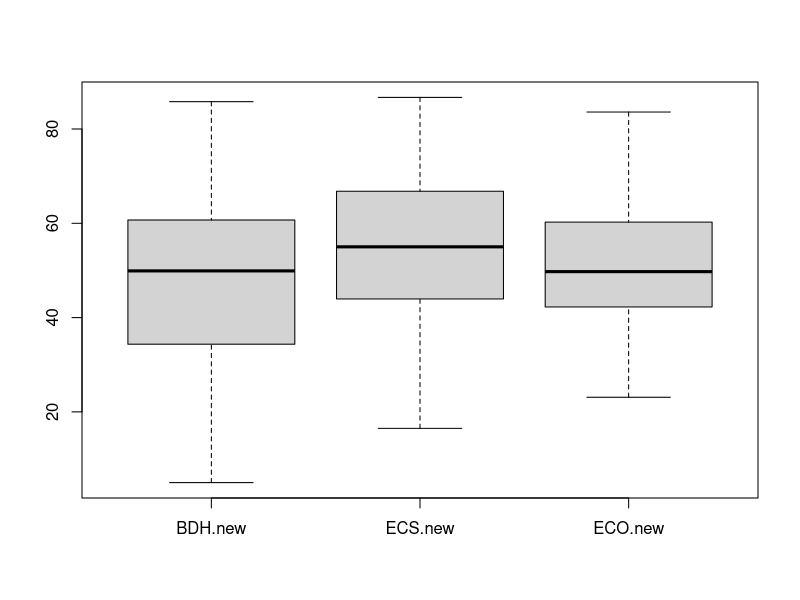
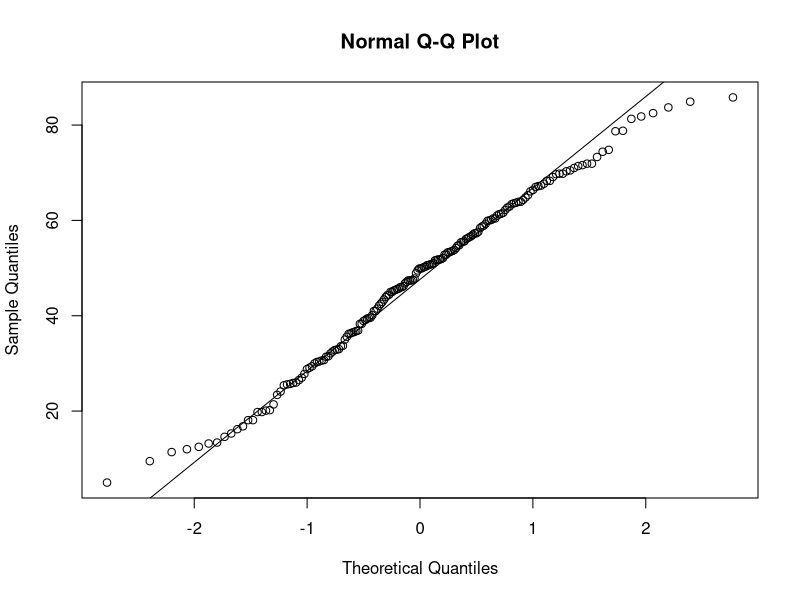
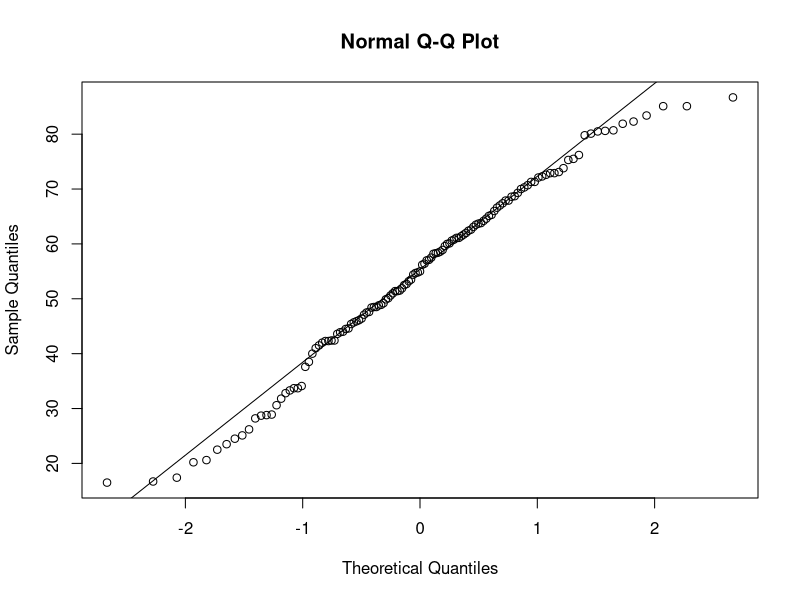
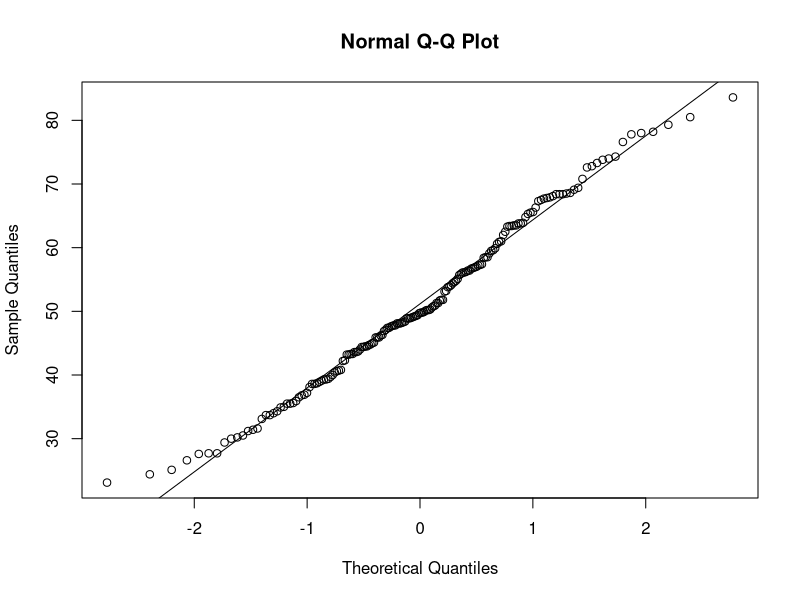
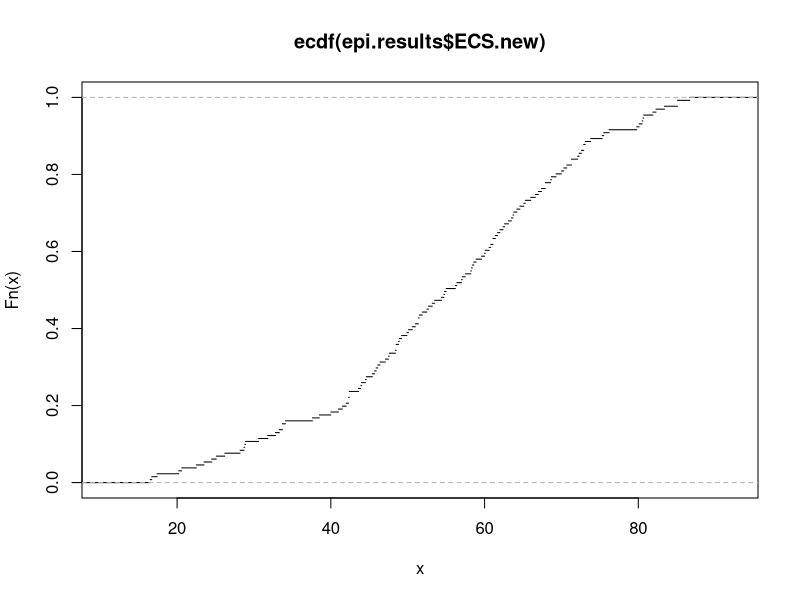
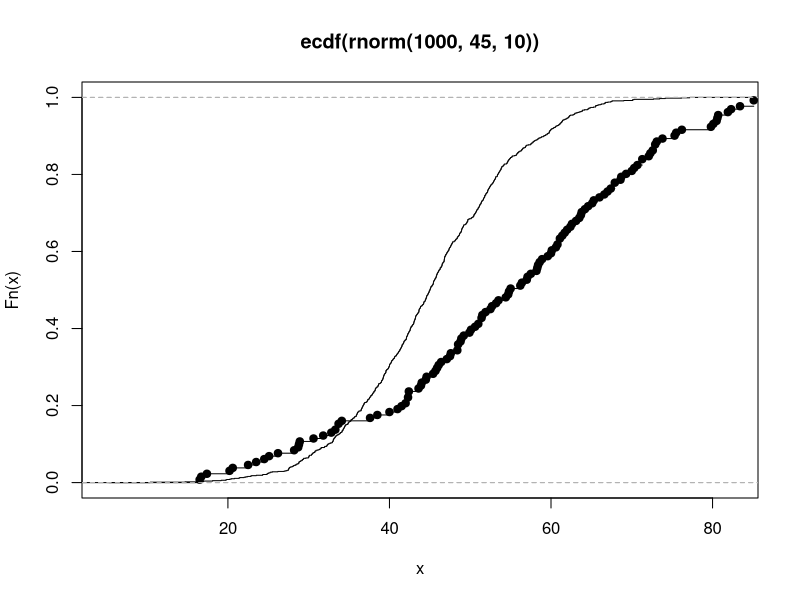
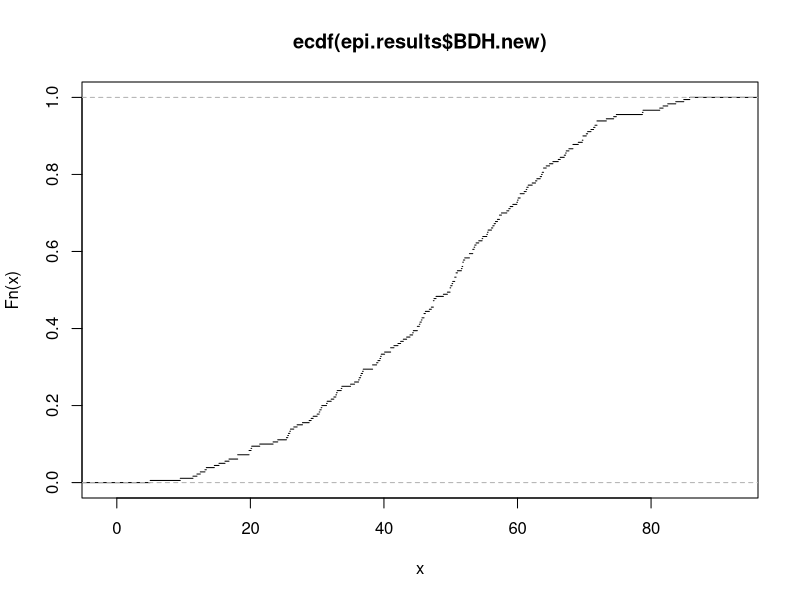
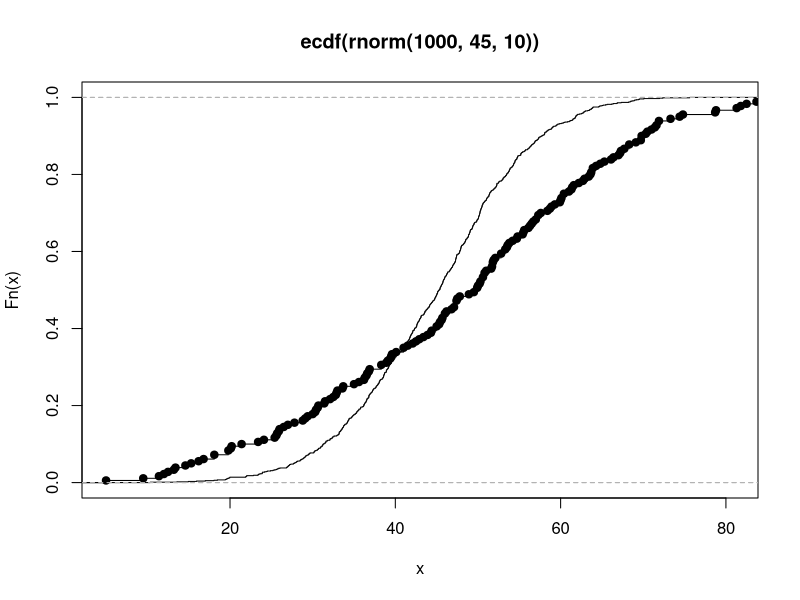

These charts were generated, in order, by the following R code: (Note: this script raises an error after producing the figures.)
####### Data Analytics Fall 2024 Lab 02 ######

library(ggplot2)

### set working directory
setwd("/Users/henryliu/Documents/GitHub/DataAnalytics2024_Henry_Liu/lab02/")

### read in data
epi.results <- read.csv("epi2024results06022024.csv", header=TRUE)
epi.weights <- read.csv("epi2024weights.csv")

View(epi.results)
View(epi.weights)

### Boxplot comparing 3 variables (BDH, ECS, ECO)
boxplot(epi.results$BDH.new, epi.results$ECS.new, epi.results$ECO.new, names=c("BDH.new","ECS.new", "ECO.new"))

### Q-Q plots for 3 variables compared to some known distribution
# Q-Q Plot for BDH against a normal distribution
qqnorm(epi.results$BDH.new)
qqline(epi.results$BDH.new)

# Q-Q Plot for ECS against a normal distribution
qqnorm(epi.results$ECS.new)
qqline(epi.results$ECS.new)

# Q-Q Plot for ECO against a normal distribution
qqnorm(epi.results$ECO.new)
qqline(epi.results$ECO.new)

# Cumulative Density Functions for BDH, ECS, ECO
plot(ecdf(epi.results$ECS.new), do.points=FALSE)
plot(ecdf(rnorm(1000, 45, 10)), do.points=FALSE) # ecdf of normal distr with mean=45, sd= 10
lines(ecdf(epi.results$ECS.new))

plot(ecdf(epi.results$BDH.new), do.points=FALSE)
plot(ecdf(rnorm(1000, 45, 10)), do.points=FALSE) # ecdf of normal distr with mean=45, sd= 10
lines(ecdf(epi.results$BDH.new))

plot(ecdf(epi.results$ECO.new), do.points=FALSE)
plot(ecdf(rnorm(1000, 45, 10)), do.points=FALSE) # ecdf of normal distr with mean=45, sd= 10
lines(ecdf(epi.results$ECO.new))

# Q-Q plot BDH against the generating distribution
x <- seq(20., 80., 1.0)
qqplot(qnorm(ppoints(200)), x)
qqline(x)
qqplot(qnorm(ppoints(200)),epi.results$BDH.new)
qqline(epi.results$BDH.new)

# Q-Q plot ECS against the qchisq distribution
df <- 3
x <- qchisq(ppoints(200), df = df)
qqplot(x, epi.results$ECS.new)
qqline(epi.results$ECS.new)

# Q-Q plot ECO against the qbeta distribution
shape1 <- 2
shape2 <- 5
x <- qbeta(ppoints(200), shape1 = shape1, shape2 = shape2)
qqplot(x, epi.results$ECO.new)
qqline(epi.results$ECO.new)

### ECDF plots for 3 variables compared to each other (BDH, ECS, ECO)
plot(ecdf(epi.results$BDH.new), do.points=FALSE, col="blue", main="ECDF Comparison of BDH, ECS, and ECO", xlab="Value", ylab="ECDF")
lines(ecdf(epi.results$ECS.new), col="green")
lines(ecdf(epi.results$ECO.new), col="purple")
legend("bottomright", legend=c("BDH", "BCS", "ECO"), col=c("blue", "green", "purple"), lty=1)

### Summary stats and select plots from 3 linear models
## read data
populations_2023 <- read.csv("countries_populations_2023.csv")
## drop country populations that don't exist in epi results
populations <- populations_2023[-which(!populations_2023$Country %in% epi.results$country),]
## drop country results that don't exist in populations
epi.results.sub <- epi.results[-which(!epi.results$country %in% populations$Country),]
## sort results by country name
epi.results.sub <- epi.results.sub[order(epi.results.sub$country),]
## only keep relevant columns
epi.results.sub <- epi.results.sub[,c("country","BDH.old","BDH.new", "ECS.old", "ECS.new", "ECO.old", "ECO.new")]
## convert to mnumeric
epi.results.sub$population <- as.numeric(populations$Population)
## compute population log
epi.results.sub$population_log <- log10(epi.results.sub$population)

#created linear model of BDH.new = a(population_log) + b
lin.mod.bdhnew <- lm(BDH.new~population_log,epi.results.sub)
plot(BDH.new~population_log)
abline(lin.mod.bdhnew)
summary(lin.mod.bdhnew)
plot(lin.mod.bdhnew)

#created linear model of ECS.new = a(population_log) + b
lin.mod.ecsnew <- lm(ECS.new~population_log,epi.results.sub)
plot(ECS.new~population_log)
abline(lin.mod.ecsnew)
summary(lin.mod.ecsnew)
plot(lin.mod.ecsnew)

#created linear model of ECO.new = a(population_log) + b
lin.mod.econew <- lm(ECO.new~population_log,epi.results.sub)
plot(ECO.new~population_log)
abline(lin.mod.econew)
summary(lin.mod.econew)
plot(lin.mod.econew)
